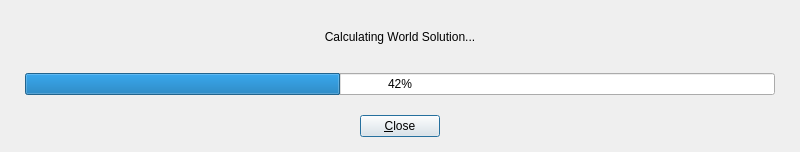
<?xml version="1.0" encoding="UTF-8"?>
<ui version="4.0">
 <class>ProgressDialog</class>
 <widget class="QDialog" name="ProgressDialog">
  <property name="geometry">
   <rect>
    <x>0</x>
    <y>0</y>
    <width>800</width>
    <height>152</height>
   </rect>
  </property>
  <property name="windowTitle">
   <string>Working...</string>
  </property>
  <layout class="QVBoxLayout" name="verticalLayout" stretch="0,0,0">
   <property name="spacing">
    <number>20</number>
   </property>
   <property name="leftMargin">
    <number>25</number>
   </property>
   <property name="topMargin">
    <number>20</number>
   </property>
   <property name="rightMargin">
    <number>25</number>
   </property>
   <property name="bottomMargin">
    <number>15</number>
   </property>
   <item>
    <widget class="QLabel" name="label">
     <property name="text">
      <string>Calculating World Solution...</string>
     </property>
     <property name="alignment">
      <set>Qt::AlignCenter</set>
     </property>
    </widget>
   </item>
   <item>
    <widget class="QProgressBar" name="progressBar">
     <property name="minimumSize">
      <size>
       <width>600</width>
       <height>0</height>
      </size>
     </property>
     <property name="value">
      <number>42</number>
     </property>
     <property name="textVisible">
      <bool>true</bool>
     </property>
     <property name="invertedAppearance">
      <bool>false</bool>
     </property>
    </widget>
   </item>
   <item>
    <layout class="QHBoxLayout" name="buttonHBox" stretch="1,0,1">
     <item>
      <spacer name="hSpacer1">
       <property name="orientation">
        <enum>Qt::Horizontal</enum>
       </property>
       <property name="sizeHint" stdset="0">
        <size>
         <width>40</width>
         <height>20</height>
        </size>
       </property>
      </spacer>
     </item>
     <item>
      <widget class="QPushButton" name="closeButton">
       <property name="text">
        <string>&amp;Close</string>
       </property>
      </widget>
     </item>
     <item>
      <spacer name="hSpacer2">
       <property name="orientation">
        <enum>Qt::Horizontal</enum>
       </property>
       <property name="sizeHint" stdset="0">
        <size>
         <width>40</width>
         <height>20</height>
        </size>
       </property>
      </spacer>
     </item>
    </layout>
   </item>
  </layout>
 </widget>
 <resources/>
 <connections>
  <connection>
   <sender>closeButton</sender>
   <signal>clicked()</signal>
   <receiver>ProgressDialog</receiver>
   <slot>close()</slot>
   <hints>
    <hint type="sourcelabel">
     <x>412</x>
     <y>121</y>
    </hint>
    <hint type="destinationlabel">
     <x>412</x>
     <y>78</y>
    </hint>
   </hints>
  </connection>
 </connections>
</ui>
